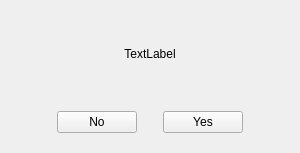
<?xml version="1.0" encoding="UTF-8"?>
<ui version="4.0">
 <class>HNMsgBox</class>
 <widget class="QCDialog" name="HNMsgBox">
  <property name="geometry">
   <rect>
    <x>0</x>
    <y>0</y>
    <width>300</width>
    <height>153</height>
   </rect>
  </property>
  <property name="windowTitle">
   <string>Dialog</string>
  </property>
  <layout class="QGridLayout" name="gridLayout">
   <item row="1" column="2">
    <widget class="QStackedWidget" name="stwBtn">
     <property name="sizePolicy">
      <sizepolicy hsizetype="Preferred" vsizetype="Fixed">
       <horstretch>0</horstretch>
       <verstretch>0</verstretch>
      </sizepolicy>
     </property>
     <property name="currentIndex">
      <number>0</number>
     </property>
     <widget class="QWidget" name="page">
      <layout class="QHBoxLayout" name="horizontalLayout">
       <item>
        <spacer name="horizontalSpacer">
         <property name="orientation">
          <enum>Qt::Horizontal</enum>
         </property>
         <property name="sizeHint" stdset="0">
          <size>
           <width>40</width>
           <height>20</height>
          </size>
         </property>
        </spacer>
       </item>
       <item>
        <widget class="QCPushButton" name="btn_no">
         <property name="text">
          <string>No</string>
         </property>
        </widget>
       </item>
       <item>
        <spacer name="horizontalSpacer_3">
         <property name="orientation">
          <enum>Qt::Horizontal</enum>
         </property>
         <property name="sizeHint" stdset="0">
          <size>
           <width>22</width>
           <height>20</height>
          </size>
         </property>
        </spacer>
       </item>
       <item>
        <widget class="QCPushButton" name="btn_yes">
         <property name="text">
          <string>Yes</string>
         </property>
        </widget>
       </item>
       <item>
        <spacer name="horizontalSpacer_2">
         <property name="orientation">
          <enum>Qt::Horizontal</enum>
         </property>
         <property name="sizeHint" stdset="0">
          <size>
           <width>40</width>
           <height>20</height>
          </size>
         </property>
        </spacer>
       </item>
      </layout>
     </widget>
     <widget class="QWidget" name="page_2">
      <layout class="QHBoxLayout" name="horizontalLayout_2">
       <item>
        <spacer name="horizontalSpacer_4">
         <property name="orientation">
          <enum>Qt::Horizontal</enum>
         </property>
         <property name="sizeHint" stdset="0">
          <size>
           <width>76</width>
           <height>20</height>
          </size>
         </property>
        </spacer>
       </item>
       <item>
        <widget class="QCPushButton" name="btn_yes2">
         <property name="text">
          <string>Yes</string>
         </property>
        </widget>
       </item>
       <item>
        <spacer name="horizontalSpacer_5">
         <property name="orientation">
          <enum>Qt::Horizontal</enum>
         </property>
         <property name="sizeHint" stdset="0">
          <size>
           <width>76</width>
           <height>20</height>
          </size>
         </property>
        </spacer>
       </item>
      </layout>
     </widget>
    </widget>
   </item>
   <item row="0" column="2">
    <widget class="QLabel" name="lb_content">
     <property name="sizePolicy">
      <sizepolicy hsizetype="Preferred" vsizetype="Preferred">
       <horstretch>0</horstretch>
       <verstretch>0</verstretch>
      </sizepolicy>
     </property>
     <property name="text">
      <string>TextLabel</string>
     </property>
     <property name="alignment">
      <set>Qt::AlignCenter</set>
     </property>
    </widget>
   </item>
  </layout>
 </widget>
 <customwidgets>
  <customwidget>
   <class>QCPushButton</class>
   <extends>QPushButton</extends>
   <header>qcpushbutton.h</header>
  </customwidget>
  <customwidget>
   <class>QCDialog</class>
   <extends>QWidget</extends>
   <header>qcdialog.h</header>
   <container>1</container>
  </customwidget>
 </customwidgets>
 <resources/>
 <connections/>
</ui>
